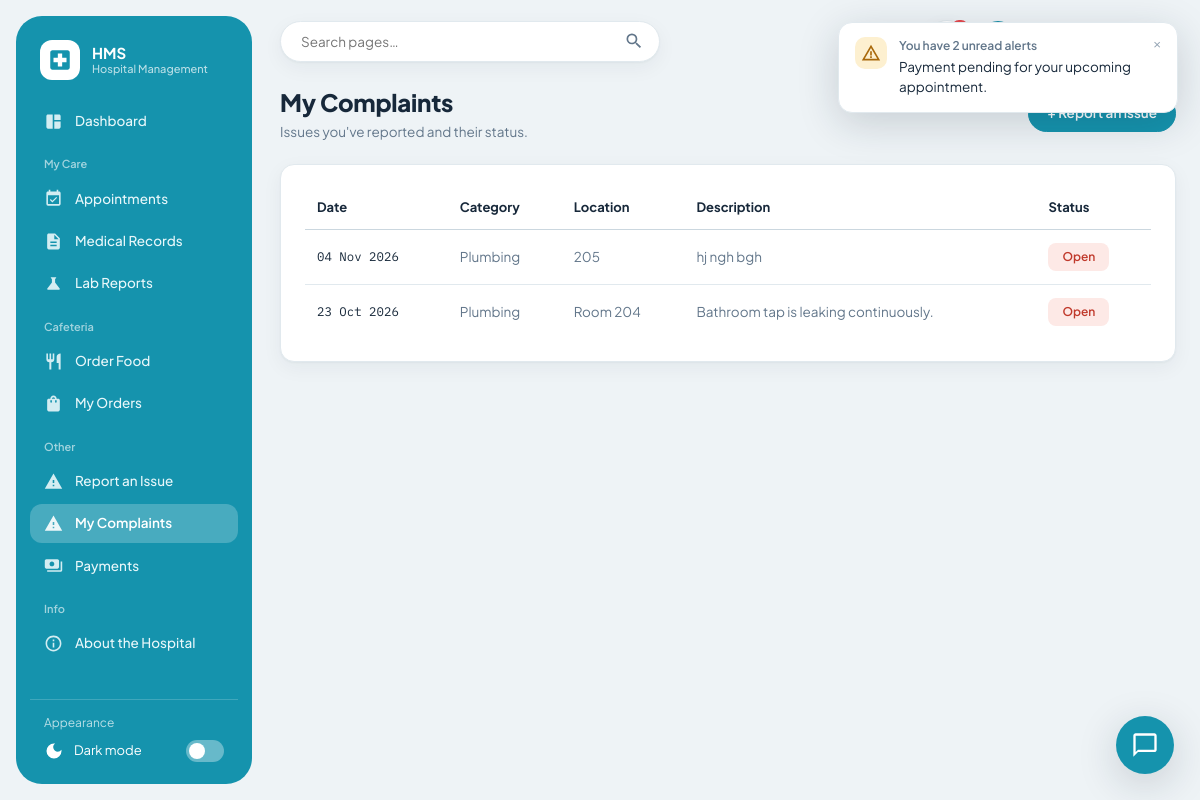
The app's page /complaints/my (signed in) with its own data.
### models.py (models this page shows)
class Complaint(db.Model):
    __tablename__ = "complaints"
    id = db.Column(db.Integer, primary_key=True)
    user_id = db.Column(db.Integer, db.ForeignKey("users.id"), nullable=False)
    category = db.Column(db.String(60), nullable=False)
    location = db.Column(db.String(120), nullable=False)  # e.g. "Room 204", "Ward 3", "OPD Corridor"
    description = db.Column(db.Text, nullable=False)
    status = db.Column(db.String(20), default="Open")  # Open / In Progress / Resolved
    created_at = db.Column(db.DateTime, default=datetime.utcnow)
    resolved_at = db.Column(db.DateTime, nullable=True)
    user = db.relationship("User", backref="complaints")

### routes/complaints.py (the view)
@complaints_bp.route("/my")
@login_required(roles=["doctor", "patient"])
def my_complaints():
    user = get_current_user()
    complaints = Complaint.query.filter_by(user_id=user.id).order_by(Complaint.created_at.desc()).all()
    return render_template("complaints/my_complaints.html", complaints=complaints)

### routes/auth_utils.py (called while the page is built)
def get_current_user():
    if "user_id" not in session:
        return None
    if not hasattr(g, "_current_user"):
        g._current_user = User.query.get(session["user_id"])
    return g._current_user

def login_required(roles=None):
    def decorator(view_func):
        @wraps(view_func)
        def wrapped(*args, **kwargs):
            user = get_current_user()
            if user is None:
                flash("Please log in to continue.", "error")
                return redirect(url_for("auth.portal"))
            if roles and user.role not in roles:
                flash("You don't have access to that page.", "error")
                return redirect(url_for("auth.dashboard_redirect"))
            return view_func(*args, **kwargs)
        return wrapped
    return decorator

### templates/complaints/my_complaints.html (shortened to what this page needs)
{% extends "base.html" %}
{% block content %}
<div class="page-header">
  <div>
    <h2>My Complaints</h2>
    <p class="subtitle">Issues you've reported and their status.</p>
  </div>
  <a class="btn btn-primary" href="{{ url_for('complaints.new_complaint') }}">+ Report an issue</a>
</div>
<div class="panel">
  <table>
    <thead><tr><th>Date</th><th>Category</th><th>Location</th><th>Description</th><th>Status</th></tr></thead>
    <tbody>
      {% for c in complaints %}
      <tr>
        <td class="mono">{{ c.created_at.strftime('%d %b %Y') }}</td>
        <td>{{ c.category }}</td>
        <td>{{ c.location }}</td>
        <td class="text-muted">{{ c.description }}</td>
        <td><span class="badge {{ 'badge-alert' if c.status == 'Open' else ('badge-warn' if c.status == 'In Progress' else 'badge-completed') }}">{{ c.status }}</span></td>
      </tr>
      {% else %}
      <tr class="empty-row"><td colspan="5">You haven't reported any issues.</td></tr>
      {% endfor %}
    </tbody>
  </table>
</div>
{% endblock %}

### static/css/style.css (style rules this page uses)
:root { --bg: #EEF3F6; --panel: #FFFFFF; --panel-soft: #F6FAFB; --ink: #17283A; --muted-ink: #62768A; --faint-ink: #93A3B3; --primary: #1593AD; --primary-dark: #0F7A91; --primary-soft: #E2F3F7; --primary-ink: #0B5E70; --sidebar: #1593AD; --sidebar-ink: #E8F7FA; --sidebar-active: rgba(255, 255, 255, 0.22); --border: #E1E9EE; --border-strong: #CBD7DF; --alert: #C0392B; --alert-bg: #FDE9E6; --alert-border: #F4C6BF; --success: #228B5B; --success-bg: #DDF5E7; --success-border: #B7E6CB; --warn: #A9690B; --warn-bg: #FDF0D0; --warn-border: #F2DB9C; --info-bg: #E2F3F7; --info: #0F7A91; --radius: 14px; --radius-sm: 10px; --shadow: 0 1px 2px rgba(23, 40, 58, 0.04), 0 6px 20px rgba(23, 40, 58, 0.05); --shadow-pop: 0 10px 40px rgba(23, 40, 58, 0.18); --font-ui: "Plus Jakarta Sans", "Nunito Sans", -apple-system, "Segoe UI", system-ui, sans-serif; --font-mono: "IBM Plex Mono", "SFMono-Regular", Menlo, Consolas, monospace; }
* { box-sizing: border-box; }
html, body { margin: 0; padding: 0; background: var(--bg); color: var(--ink); font-family: var(--font-ui); font-size: 14.5px; line-height: 1.5; -webkit-font-smoothing: antialiased; }
a { color: var(--primary-dark); text-decoration: none; }
.page-header { display: flex; align-items: center; justify-content: space-between; margin-bottom: 22px; gap: 16px; flex-wrap: wrap; }
.page-header h2 { font-size: 24px; font-weight: 800; margin: 0 0 2px; letter-spacing: -0.01em; }
.page-header .subtitle { color: var(--muted-ink); font-size: 13.5px; margin: 0; max-width: 640px; }
.btn { display: inline-flex; align-items: center; justify-content: center; gap: 7px; padding: 10px 18px; border-radius: 999px; border: 1px solid var(--border-strong); background: var(--panel); color: var(--ink); font-size: 13.5px; font-weight: 600; font-family: inherit; cursor: pointer; line-height: 1.1; }
.btn-primary { background: var(--primary); border-color: var(--primary); color: #fff; }
.panel { background: var(--panel); border: 1px solid var(--border); border-radius: var(--radius); padding: 22px 24px; box-shadow: var(--shadow); }
table { width: 100%; border-collapse: collapse; font-size: 13.5px; }
thead th { text-align: left; font-weight: 700; color: var(--ink); font-size: 13px; padding: 11px 12px; border-bottom: 1px solid var(--border-strong); white-space: nowrap; }
tbody td { padding: 13px 12px; border-bottom: 1px solid var(--border); vertical-align: middle; color: var(--muted-ink); }
tbody td:first-child, tbody td a { color: inherit; }
tbody tr:last-child td { border-bottom: 0; }
.panel > table, .panel { overflow-x: auto; }
.mono { font-family: var(--font-mono); font-size: 0.92em; }
.badge { display: inline-block; padding: 4px 13px; border-radius: 8px; font-size: 12px; font-weight: 600; border: 1px solid transparent; white-space: nowrap; }
.badge-alert { background: var(--alert-bg); color: var(--alert); }
.text-muted { color: var(--muted-ink); }

### records on screen
Complaint: created_at "04 Nov 2026", category "Plumbing", location "205", description "hj ngh bgh", status "Open"
Complaint: created_at "23 Oct 2026", category "Plumbing", location "Room 204", description "Bathroom tap is leaking continuously.", status "Open"

### other values on screen
{{ label }} "Dashboard Appointments Medical Records Lab Reports Order Food My Orders Report an Issue My Complaints Payments About the Hospital"
